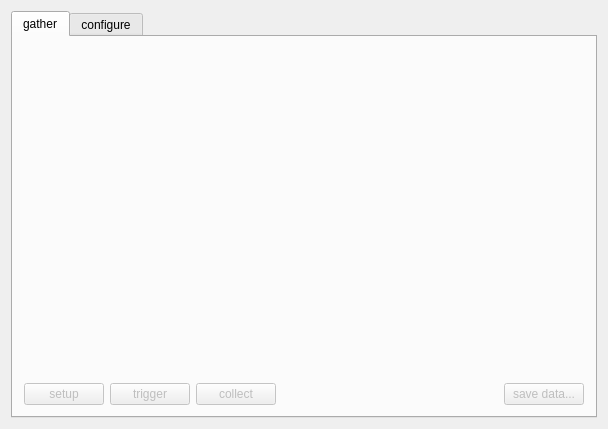
<?xml version="1.0" encoding="UTF-8"?>
<ui version="4.0">
 <class>formGather</class>
 <widget class="QDialog" name="formGather">
  <property name="geometry">
   <rect>
    <x>0</x>
    <y>0</y>
    <width>608</width>
    <height>429</height>
   </rect>
  </property>
  <property name="minimumSize">
   <size>
    <width>600</width>
    <height>400</height>
   </size>
  </property>
  <property name="windowTitle">
   <string>Data Gather</string>
  </property>
  <layout class="QGridLayout">
   <item row="0" column="0">
    <widget class="QTabWidget" name="tabWidget2">
     <property name="currentIndex">
      <number>0</number>
     </property>
     <widget class="QWidget" name="tab">
      <attribute name="title">
       <string>gather</string>
      </attribute>
      <layout class="QGridLayout">
	<item row="0" column="0" colspan="5">
        <widget class="QwtPlot" name="qwtPlot">
         <property name="autoReplot" stdset="0">
          <bool>true</bool>
         </property>
         <property name="canvasBackground" stdset="0">
          <color>
           <red>255</red>
           <green>255</green>
           <blue>255</blue>
          </color>
         </property>
         <property name="yRightAxis" stdset="0">
          <bool>true</bool>
         </property>
         <property name="title" stdset="0">
          <string>data gather</string>
         </property>
        </widget>
       </item>
       <item row="1" column="3">
        <spacer name="spacer3">
         <property name="orientation">
          <enum>Qt::Horizontal</enum>
         </property>
         <property name="sizeType">
          <enum>QSizePolicy::Expanding</enum>
         </property>
         <property name="sizeHint" stdset="0">
          <size>
           <width>200</width>
           <height>20</height>
          </size>
         </property>
        </spacer>
       </item>
       <item row="1" column="0">
        <widget class="QPushButton" name="btnSetup">
         <property name="enabled">
          <bool>false</bool>
         </property>
         <property name="text">
          <string>setup</string>
         </property>
        </widget>
       </item>
       <item row="1" column="4">
        <widget class="QPushButton" name="btnSave">
         <property name="enabled">
          <bool>false</bool>
         </property>
         <property name="text">
          <string>save data...</string>
         </property>
        </widget>
       </item>
       <item row="1" column="1">
        <widget class="QPushButton" name="btnTrigger">
         <property name="enabled">
          <bool>false</bool>
         </property>
         <property name="text">
          <string>trigger</string>
         </property>
        </widget>
       </item>
       <item row="1" column="2">
        <widget class="QPushButton" name="btnCollect">
         <property name="enabled">
          <bool>false</bool>
         </property>
         <property name="text">
          <string>collect</string>
         </property>
        </widget>
       </item>
       <item row="0" column="0" colspan="5">
        <widget class="QWidget" name="qWidget" native="true"/>
       </item>
      </layout>
     </widget>
     <widget class="QWidget" name="tab">
      <attribute name="title">
       <string>configure</string>
      </attribute>
      <layout class="QGridLayout">
       <item row="0" column="0">
        <widget class="QLabel" name="textLabel2">
         <property name="text">
          <string># of samples:</string>
         </property>
         <property name="wordWrap">
          <bool>false</bool>
         </property>
        </widget>
       </item>
       <item row="0" column="1">
        <widget class="QLineEdit" name="lneNumberSamples">
         <property name="minimumSize">
          <size>
           <width>60</width>
           <height>0</height>
          </size>
         </property>
         <property name="maximumSize">
          <size>
           <width>100</width>
           <height>32767</height>
          </size>
         </property>
         <property name="text">
          <string>10</string>
         </property>
        </widget>
       </item>
       <item row="0" column="5">
        <spacer name="spacer10">
         <property name="orientation">
          <enum>Qt::Horizontal</enum>
         </property>
         <property name="sizeType">
          <enum>QSizePolicy::Expanding</enum>
         </property>
         <property name="sizeHint" stdset="0">
          <size>
           <width>60</width>
           <height>20</height>
          </size>
         </property>
        </spacer>
       </item>
       <item row="0" column="4">
        <widget class="QLineEdit" name="lneSampleTime">
         <property name="minimumSize">
          <size>
           <width>60</width>
           <height>0</height>
          </size>
         </property>
         <property name="maximumSize">
          <size>
           <width>100</width>
           <height>32767</height>
          </size>
         </property>
         <property name="text">
          <string>10</string>
         </property>
        </widget>
       </item>
       <item row="0" column="3">
        <widget class="QLabel" name="textLabel2_2">
         <property name="text">
          <string>sample time [servo cycles]</string>
         </property>
         <property name="wordWrap">
          <bool>false</bool>
         </property>
        </widget>
       </item>
       <item row="0" column="2">
        <spacer name="spacer10_2">
         <property name="orientation">
          <enum>Qt::Horizontal</enum>
         </property>
         <property name="sizeType">
          <enum>QSizePolicy::Expanding</enum>
         </property>
         <property name="sizeHint" stdset="0">
          <size>
           <width>40</width>
           <height>20</height>
          </size>
         </property>
        </spacer>
       </item>
       <item row="4" column="2">
        <spacer name="spacer9">
         <property name="orientation">
          <enum>Qt::Vertical</enum>
         </property>
         <property name="sizeType">
          <enum>QSizePolicy::Expanding</enum>
         </property>
         <property name="sizeHint" stdset="0">
          <size>
           <width>20</width>
           <height>50</height>
          </size>
         </property>
        </spacer>
       </item>
       <item row="3" column="1" colspan="5">
        <spacer name="spacer11">
         <property name="orientation">
          <enum>Qt::Horizontal</enum>
         </property>
         <property name="sizeType">
          <enum>QSizePolicy::Expanding</enum>
         </property>
         <property name="sizeHint" stdset="0">
          <size>
           <width>460</width>
           <height>20</height>
          </size>
         </property>
        </spacer>
       </item>
       <item row="3" column="0">
        <widget class="QPushButton" name="btnApplyConf">
         <property name="text">
          <string>Apply</string>
         </property>
        </widget>
       </item>
       <item row="2" column="0" colspan="6">
        <widget class="QGroupBox" name="groupBox3">
         <property name="title">
          <string>configure data gathering </string>
         </property>
         <layout class="QGridLayout">
          <item row="0" column="0">
           <widget class="QCheckBox" name="chkPlot1">
            <property name="focusPolicy">
             <enum>Qt::NoFocus</enum>
            </property>
            <property name="text">
             <string/>
            </property>
           </widget>
          </item>
          <item row="0" column="1">
           <widget class="QSpinBox" name="spbAxis1">
            <property name="focusPolicy">
             <enum>Qt::NoFocus</enum>
            </property>
            <property name="minimum">
             <number>1</number>
            </property>
            <property name="maximum">
             <number>32</number>
            </property>
           </widget>
          </item>
          <item row="1" column="0">
           <widget class="QCheckBox" name="chkPlot2">
            <property name="focusPolicy">
             <enum>Qt::NoFocus</enum>
            </property>
            <property name="text">
             <string/>
            </property>
           </widget>
          </item>
          <item row="1" column="1">
           <widget class="QSpinBox" name="spbAxis2">
            <property name="focusPolicy">
             <enum>Qt::NoFocus</enum>
            </property>
            <property name="minimum">
             <number>1</number>
            </property>
            <property name="maximum">
             <number>32</number>
            </property>
           </widget>
          </item>
          <item row="2" column="1">
           <widget class="QSpinBox" name="spbAxis3">
            <property name="focusPolicy">
             <enum>Qt::NoFocus</enum>
            </property>
            <property name="minimum">
             <number>1</number>
            </property>
            <property name="maximum">
             <number>32</number>
            </property>
           </widget>
          </item>
          <item row="2" column="0">
           <widget class="QCheckBox" name="chkPlot3">
            <property name="focusPolicy">
             <enum>Qt::NoFocus</enum>
            </property>
            <property name="text">
             <string/>
            </property>
           </widget>
          </item>
          <item row="3" column="1">
           <widget class="QSpinBox" name="spbAxis4">
            <property name="focusPolicy">
             <enum>Qt::NoFocus</enum>
            </property>
            <property name="minimum">
             <number>1</number>
            </property>
            <property name="maximum">
             <number>32</number>
            </property>
           </widget>
          </item>
          <item row="3" column="0">
           <widget class="QCheckBox" name="chkPlot4">
            <property name="focusPolicy">
             <enum>Qt::NoFocus</enum>
            </property>
            <property name="text">
             <string/>
            </property>
           </widget>
          </item>
          <item row="4" column="1">
           <widget class="QSpinBox" name="spbAxis5">
            <property name="focusPolicy">
             <enum>Qt::NoFocus</enum>
            </property>
            <property name="minimum">
             <number>1</number>
            </property>
            <property name="maximum">
             <number>32</number>
            </property>
           </widget>
          </item>
          <item row="4" column="0">
           <widget class="QCheckBox" name="chkPlot5">
            <property name="focusPolicy">
             <enum>Qt::NoFocus</enum>
            </property>
            <property name="text">
             <string/>
            </property>
           </widget>
          </item>
          <item row="0" column="5">
           <spacer name="spacer4">
            <property name="orientation">
             <enum>Qt::Horizontal</enum>
            </property>
            <property name="sizeType">
             <enum>QSizePolicy::Expanding</enum>
            </property>
            <property name="sizeHint" stdset="0">
             <size>
              <width>170</width>
              <height>20</height>
             </size>
            </property>
           </spacer>
          </item>
          <item row="1" column="5">
           <spacer name="spacer4_2">
            <property name="orientation">
             <enum>Qt::Horizontal</enum>
            </property>
            <property name="sizeType">
             <enum>QSizePolicy::Expanding</enum>
            </property>
            <property name="sizeHint" stdset="0">
             <size>
              <width>170</width>
              <height>20</height>
             </size>
            </property>
           </spacer>
          </item>
          <item row="2" column="5">
           <spacer name="spacer4_3">
            <property name="orientation">
             <enum>Qt::Horizontal</enum>
            </property>
            <property name="sizeType">
             <enum>QSizePolicy::Expanding</enum>
            </property>
            <property name="sizeHint" stdset="0">
             <size>
              <width>170</width>
              <height>20</height>
             </size>
            </property>
           </spacer>
          </item>
          <item row="3" column="5">
           <spacer name="spacer4_4">
            <property name="orientation">
             <enum>Qt::Horizontal</enum>
            </property>
            <property name="sizeType">
             <enum>QSizePolicy::Expanding</enum>
            </property>
            <property name="sizeHint" stdset="0">
             <size>
              <width>170</width>
              <height>20</height>
             </size>
            </property>
           </spacer>
          </item>
          <item row="4" column="5">
           <spacer name="spacer4_5">
            <property name="orientation">
             <enum>Qt::Horizontal</enum>
            </property>
            <property name="sizeType">
             <enum>QSizePolicy::Expanding</enum>
            </property>
            <property name="sizeHint" stdset="0">
             <size>
              <width>170</width>
              <height>20</height>
             </size>
            </property>
           </spacer>
          </item>
          <item row="0" column="4">
           <widget class="QComboBox" name="cmbDataSource1">
            <property name="focusPolicy">
             <enum>Qt::NoFocus</enum>
            </property>
           </widget>
          </item>
          <item row="1" column="4">
           <widget class="QComboBox" name="cmbDataSource2">
            <property name="focusPolicy">
             <enum>Qt::NoFocus</enum>
            </property>
           </widget>
          </item>
          <item row="2" column="4">
           <widget class="QComboBox" name="cmbDataSource3">
            <property name="focusPolicy">
             <enum>Qt::NoFocus</enum>
            </property>
           </widget>
          </item>
          <item row="3" column="4">
           <widget class="QComboBox" name="cmbDataSource4">
            <property name="focusPolicy">
             <enum>Qt::NoFocus</enum>
            </property>
           </widget>
          </item>
          <item row="4" column="4">
           <widget class="QComboBox" name="cmbDataSource5">
            <property name="focusPolicy">
             <enum>Qt::NoFocus</enum>
            </property>
           </widget>
          </item>
          <item row="0" column="3">
           <widget class="QComboBox" name="cmbCol1">
            <property name="focusPolicy">
             <enum>Qt::NoFocus</enum>
            </property>
            <item>
             <property name="text">
              <string>red</string>
             </property>
            </item>
            <item>
             <property name="text">
              <string>blue</string>
             </property>
            </item>
            <item>
             <property name="text">
              <string>magenta</string>
             </property>
            </item>
            <item>
             <property name="text">
              <string>green</string>
             </property>
            </item>
            <item>
             <property name="text">
              <string>cyan</string>
             </property>
            </item>
           </widget>
          </item>
          <item row="1" column="3">
           <widget class="QComboBox" name="cmbCol2">
            <property name="focusPolicy">
             <enum>Qt::NoFocus</enum>
            </property>
            <property name="currentIndex">
             <number>1</number>
            </property>
            <item>
             <property name="text">
              <string>red</string>
             </property>
            </item>
            <item>
             <property name="text">
              <string>blue</string>
             </property>
            </item>
            <item>
             <property name="text">
              <string>magenta</string>
             </property>
            </item>
            <item>
             <property name="text">
              <string>green</string>
             </property>
            </item>
            <item>
             <property name="text">
              <string>cyan</string>
             </property>
            </item>
           </widget>
          </item>
          <item row="2" column="3">
           <widget class="QComboBox" name="cmbCol3">
            <property name="focusPolicy">
             <enum>Qt::NoFocus</enum>
            </property>
            <property name="currentIndex">
             <number>2</number>
            </property>
            <item>
             <property name="text">
              <string>red</string>
             </property>
            </item>
            <item>
             <property name="text">
              <string>blue</string>
             </property>
            </item>
            <item>
             <property name="text">
              <string>magenta</string>
             </property>
            </item>
            <item>
             <property name="text">
              <string>green</string>
             </property>
            </item>
            <item>
             <property name="text">
              <string>cyan</string>
             </property>
            </item>
           </widget>
          </item>
          <item row="3" column="3">
           <widget class="QComboBox" name="cmbCol4">
            <property name="focusPolicy">
             <enum>Qt::NoFocus</enum>
            </property>
            <property name="currentIndex">
             <number>3</number>
            </property>
            <item>
             <property name="text">
              <string>red</string>
             </property>
            </item>
            <item>
             <property name="text">
              <string>blue</string>
             </property>
            </item>
            <item>
             <property name="text">
              <string>magenta</string>
             </property>
            </item>
            <item>
             <property name="text">
              <string>green</string>
             </property>
            </item>
            <item>
             <property name="text">
              <string>cyan</string>
             </property>
            </item>
           </widget>
          </item>
          <item row="4" column="3">
           <widget class="QComboBox" name="cmbCol5">
            <property name="focusPolicy">
             <enum>Qt::NoFocus</enum>
            </property>
            <property name="currentIndex">
             <number>4</number>
            </property>
            <item>
             <property name="text">
              <string>red</string>
             </property>
            </item>
            <item>
             <property name="text">
              <string>blue</string>
             </property>
            </item>
            <item>
             <property name="text">
              <string>magenta</string>
             </property>
            </item>
            <item>
             <property name="text">
              <string>green</string>
             </property>
            </item>
            <item>
             <property name="text">
              <string>cyan</string>
             </property>
            </item>
           </widget>
          </item>
          <item row="0" column="2">
           <widget class="QComboBox" name="cmbXaxis1">
            <property name="focusPolicy">
             <enum>Qt::NoFocus</enum>
            </property>
            <item>
             <property name="text">
              <string>left</string>
             </property>
            </item>
            <item>
             <property name="text">
              <string>right</string>
             </property>
            </item>
           </widget>
          </item>
          <item row="1" column="2">
           <widget class="QComboBox" name="cmbXaxis2">
            <property name="focusPolicy">
             <enum>Qt::NoFocus</enum>
            </property>
            <item>
             <property name="text">
              <string>left</string>
             </property>
            </item>
            <item>
             <property name="text">
              <string>right</string>
             </property>
            </item>
           </widget>
          </item>
          <item row="2" column="2">
           <widget class="QComboBox" name="cmbXaxis3">
            <property name="focusPolicy">
             <enum>Qt::NoFocus</enum>
            </property>
            <item>
             <property name="text">
              <string>left</string>
             </property>
            </item>
            <item>
             <property name="text">
              <string>right</string>
             </property>
            </item>
           </widget>
          </item>
          <item row="3" column="2">
           <widget class="QComboBox" name="cmbXaxis4">
            <property name="focusPolicy">
             <enum>Qt::NoFocus</enum>
            </property>
            <item>
             <property name="text">
              <string>left</string>
             </property>
            </item>
            <item>
             <property name="text">
              <string>right</string>
             </property>
            </item>
           </widget>
          </item>
          <item row="4" column="2">
           <widget class="QComboBox" name="cmbXaxis5">
            <property name="focusPolicy">
             <enum>Qt::NoFocus</enum>
            </property>
            <item>
             <property name="text">
              <string>left</string>
             </property>
            </item>
            <item>
             <property name="text">
              <string>right</string>
             </property>
            </item>
           </widget>
          </item>
         </layout>
        </widget>
       </item>
       <item row="1" column="5">
        <spacer name="spacer11_2">
         <property name="orientation">
          <enum>Qt::Horizontal</enum>
         </property>
         <property name="sizeType">
          <enum>QSizePolicy::Expanding</enum>
         </property>
         <property name="sizeHint" stdset="0">
          <size>
           <width>40</width>
           <height>20</height>
          </size>
         </property>
        </spacer>
       </item>
       <item row="1" column="2">
        <spacer name="spacer12">
         <property name="orientation">
          <enum>Qt::Horizontal</enum>
         </property>
         <property name="sizeType">
          <enum>QSizePolicy::Expanding</enum>
         </property>
         <property name="sizeHint" stdset="0">
          <size>
           <width>40</width>
           <height>20</height>
          </size>
         </property>
        </spacer>
       </item>
       <item row="1" column="3">
        <widget class="QLabel" name="textLabel1">
         <property name="text">
          <string>sample frequency [kHz]:</string>
         </property>
         <property name="wordWrap">
          <bool>false</bool>
         </property>
        </widget>
       </item>
       <item row="1" column="4">
        <widget class="QLabel" name="txtLblFreq">
         <property name="text">
          <string>kHz</string>
         </property>
         <property name="wordWrap">
          <bool>false</bool>
         </property>
        </widget>
       </item>
       <item row="1" column="1">
        <widget class="QLabel" name="txtLblSignalLen">
         <property name="text">
          <string>ms</string>
         </property>
         <property name="wordWrap">
          <bool>false</bool>
         </property>
        </widget>
       </item>
       <item row="1" column="0">
        <widget class="QLabel" name="textLabel1_2">
         <property name="text">
          <string>signal length:</string>
         </property>
         <property name="wordWrap">
          <bool>false</bool>
         </property>
        </widget>
       </item>
      </layout>
     </widget>
    </widget>
   </item>
  </layout>
 </widget>
 <layoutdefault spacing="6" margin="11"/>
 <pixmapfunction>qPixmapFromMimeSource</pixmapfunction>
 <customwidgets>
  <customwidget>
   <class>QwtPlot</class>
   <extends>QFrame</extends>
   <header>qwt</header>
  </customwidget>
 </customwidgets>
 <tabstops>
  <tabstop>tabWidget2</tabstop>
  <tabstop>btnSetup</tabstop>
  <tabstop>btnTrigger</tabstop>
  <tabstop>btnCollect</tabstop>
  <tabstop>btnSave</tabstop>
  <tabstop>lneNumberSamples</tabstop>
  <tabstop>lneSampleTime</tabstop>
  <tabstop>btnApplyConf</tabstop>
  <tabstop>chkPlot1</tabstop>
  <tabstop>spbAxis1</tabstop>
  <tabstop>cmbXaxis1</tabstop>
  <tabstop>cmbCol1</tabstop>
  <tabstop>cmbDataSource1</tabstop>
  <tabstop>chkPlot2</tabstop>
  <tabstop>spbAxis2</tabstop>
  <tabstop>cmbXaxis2</tabstop>
  <tabstop>cmbCol2</tabstop>
  <tabstop>cmbDataSource2</tabstop>
  <tabstop>chkPlot3</tabstop>
  <tabstop>spbAxis3</tabstop>
  <tabstop>cmbXaxis3</tabstop>
  <tabstop>cmbCol3</tabstop>
  <tabstop>cmbDataSource3</tabstop>
  <tabstop>chkPlot4</tabstop>
  <tabstop>spbAxis4</tabstop>
  <tabstop>cmbXaxis4</tabstop>
  <tabstop>cmbCol4</tabstop>
  <tabstop>cmbDataSource4</tabstop>
  <tabstop>chkPlot5</tabstop>
  <tabstop>spbAxis5</tabstop>
  <tabstop>cmbXaxis5</tabstop>
  <tabstop>cmbCol5</tabstop>
  <tabstop>cmbDataSource5</tabstop>
 </tabstops>
 <resources/>
 <connections>
  <connection>
   <sender>btnCollect</sender>
   <signal>clicked()</signal>
   <receiver>formGather</receiver>
   <slot>collectClicked()</slot>
   <hints>
    <hint type="sourcelabel">
     <x>20</x>
     <y>20</y>
    </hint>
    <hint type="destinationlabel">
     <x>20</x>
     <y>20</y>
    </hint>
   </hints>
  </connection>
  <connection>
   <sender>btnSave</sender>
   <signal>clicked()</signal>
   <receiver>formGather</receiver>
   <slot>saveClicked()</slot>
   <hints>
    <hint type="sourcelabel">
     <x>20</x>
     <y>20</y>
    </hint>
    <hint type="destinationlabel">
     <x>20</x>
     <y>20</y>
    </hint>
   </hints>
  </connection>
  <connection>
   <sender>btnTrigger</sender>
   <signal>clicked()</signal>
   <receiver>formGather</receiver>
   <slot>triggerClicked()</slot>
   <hints>
    <hint type="sourcelabel">
     <x>20</x>
     <y>20</y>
    </hint>
    <hint type="destinationlabel">
     <x>20</x>
     <y>20</y>
    </hint>
   </hints>
  </connection>
  <connection>
   <sender>btnApplyConf</sender>
   <signal>clicked()</signal>
   <receiver>formGather</receiver>
   <slot>applyConfigClicked()</slot>
   <hints>
    <hint type="sourcelabel">
     <x>20</x>
     <y>20</y>
    </hint>
    <hint type="destinationlabel">
     <x>20</x>
     <y>20</y>
    </hint>
   </hints>
  </connection>
  <connection>
   <sender>btnSetup</sender>
   <signal>clicked()</signal>
   <receiver>formGather</receiver>
   <slot>setupClicked()</slot>
   <hints>
    <hint type="sourcelabel">
     <x>20</x>
     <y>20</y>
    </hint>
    <hint type="destinationlabel">
     <x>20</x>
     <y>20</y>
    </hint>
   </hints>
  </connection>
  <connection>
   <sender>tabWidget2</sender>
   <signal>currentChanged(int)</signal>
   <receiver>formGather</receiver>
   <slot>changedTab()</slot>
   <hints>
    <hint type="sourcelabel">
     <x>20</x>
     <y>20</y>
    </hint>
    <hint type="destinationlabel">
     <x>20</x>
     <y>20</y>
    </hint>
   </hints>
  </connection>
  <connection>
   <sender>lneSampleTime</sender>
   <signal>returnPressed()</signal>
   <receiver>formGather</receiver>
   <slot>servoCyclesChanged()</slot>
   <hints>
    <hint type="sourcelabel">
     <x>20</x>
     <y>20</y>
    </hint>
    <hint type="destinationlabel">
     <x>20</x>
     <y>20</y>
    </hint>
   </hints>
  </connection>
  <connection>
   <sender>lneNumberSamples</sender>
   <signal>returnPressed()</signal>
   <receiver>formGather</receiver>
   <slot>changedNoSamples()</slot>
   <hints>
    <hint type="sourcelabel">
     <x>20</x>
     <y>20</y>
    </hint>
    <hint type="destinationlabel">
     <x>20</x>
     <y>20</y>
    </hint>
   </hints>
  </connection>
 </connections>
</ui>
